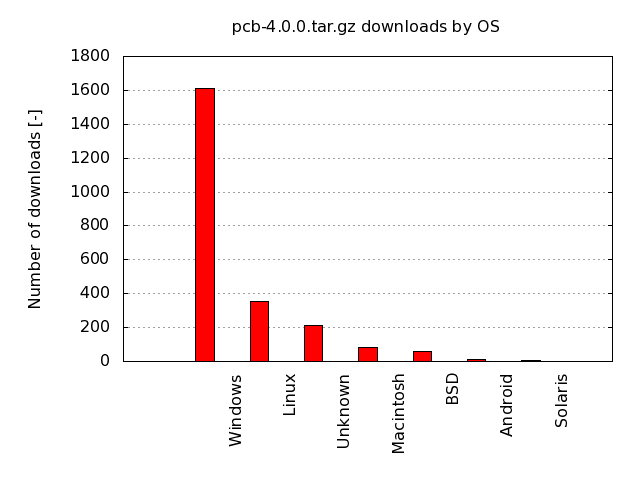

The script that saved this image:
set term png
set output "pcb-4.0.0_OS.png"
set title "pcb-4.0.0.tar.gz downloads by OS"
set style data histogram
set style fill solid border -1
set ylabel "Number of downloads [-]"
set autoscale y
set grid y
set xlabel ""
set boxwidth 1.0 relative
set autoscale x
#set grid x
set xtic rotate by 90 scale 0 offset -2.5,0
plot 'data/pcb-4.0.0_OS.data' using 2:xticlabels(1) title ""
# set output back to default
set output
# reset terminal type
set terminal pop
